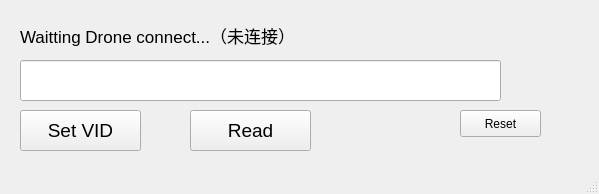
<?xml version="1.0" encoding="UTF-8"?>
<ui version="4.0">
 <class>MainWindow</class>
 <widget class="QMainWindow" name="MainWindow">
  <property name="geometry">
   <rect>
    <x>0</x>
    <y>0</y>
    <width>599</width>
    <height>194</height>
   </rect>
  </property>
  <property name="acceptDrops">
   <bool>false</bool>
  </property>
  <property name="windowTitle">
   <string>MainWindow</string>
  </property>
  <widget class="QWidget" name="centralwidget">
   <widget class="QLineEdit" name="lineEdit">
    <property name="geometry">
     <rect>
      <x>20</x>
      <y>60</y>
      <width>481</width>
      <height>41</height>
     </rect>
    </property>
    <property name="font">
     <font>
      <pointsize>14</pointsize>
     </font>
    </property>
    <property name="text">
     <string/>
    </property>
   </widget>
   <widget class="QPushButton" name="button_2">
    <property name="geometry">
     <rect>
      <x>20</x>
      <y>110</y>
      <width>121</width>
      <height>41</height>
     </rect>
    </property>
    <property name="font">
     <font>
      <pointsize>14</pointsize>
     </font>
    </property>
    <property name="text">
     <string>Set VID</string>
    </property>
   </widget>
   <widget class="QLabel" name="label">
    <property name="geometry">
     <rect>
      <x>20</x>
      <y>20</y>
      <width>541</width>
      <height>31</height>
     </rect>
    </property>
    <property name="font">
     <font>
      <pointsize>13</pointsize>
     </font>
    </property>
    <property name="text">
     <string>Waitting Drone connect...（未连接）</string>
    </property>
   </widget>
   <widget class="QPushButton" name="button_3">
    <property name="geometry">
     <rect>
      <x>190</x>
      <y>110</y>
      <width>121</width>
      <height>41</height>
     </rect>
    </property>
    <property name="font">
     <font>
      <pointsize>14</pointsize>
     </font>
    </property>
    <property name="text">
     <string>Read</string>
    </property>
   </widget>
   <widget class="QPushButton" name="button_4">
    <property name="geometry">
     <rect>
      <x>460</x>
      <y>110</y>
      <width>81</width>
      <height>27</height>
     </rect>
    </property>
    <property name="text">
     <string>Reset</string>
    </property>
   </widget>
  </widget>
  <widget class="QMenuBar" name="menubar">
   <property name="geometry">
    <rect>
     <x>0</x>
     <y>0</y>
     <width>599</width>
     <height>25</height>
    </rect>
   </property>
  </widget>
  <widget class="QStatusBar" name="statusbar"/>
 </widget>
 <resources/>
 <connections/>
</ui>
